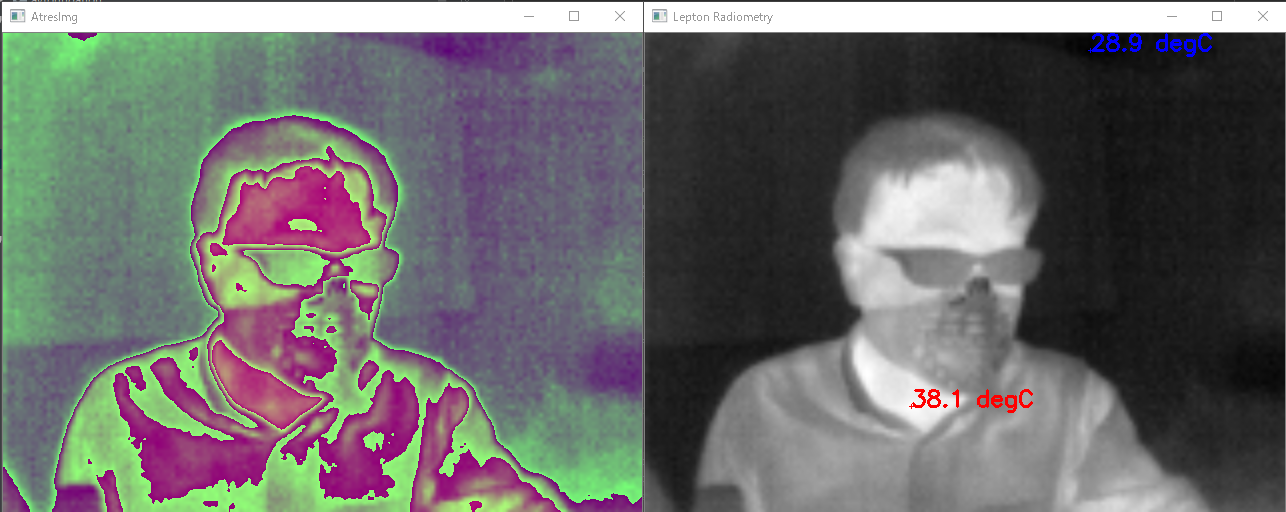
#> input picture comp.png, 1286 x 512 px, given in place of the camera
$ python opencv-capture.py
#> lines starting #> are read from the running program, lines starting #| are printed output that depends on the picture
### Atres.py
"""
AiueoABC Temperature Record System (Atres)
エイターズ
"""
import cv2
import numpy as np


class atres:
    # [7 lines left out: function temp2color, not called in this run]

    def bodytemp2color(self, int16KelvinArray, save=True):
        bStack, gStack = np.uint8(divmod(int16KelvinArray, 256))
        rStack = _raw_to_8bit_body(int16KelvinArray)
        atresimg = cv2.merge((bStack, gStack, rStack))
        if save:
            cv2.imwrite("AtresDataForBody.png", atresimg)
        return atresimg

    # [18 lines left out: functions rawtemp2color, atresimg2temp, _raw_to_8bit, not called in this run]


def _raw_to_8bit_body(data):
    data = (np.clip(data, 29300, 31800) - 29300) / 2500 * 255
    # data = np.uint16(np.clip(data, 29300, 31800) * 2)
    # np.right_shift(data, 8, data)
    return np.uint8(data)

### opencv-capture.py
#!/usr/bin/env python

"""
CV2 video capture example from Pure Thermal 1
"""

try:
    import cv2
except ImportError:
    print( "ERROR python-opencv must be installed")
    exit(1)
import numpy as np
import time
import Atres

atres = Atres.atres()

class OpenCvCapture(object):
    """
    Encapsulate state for capture from Pure Thermal 1 with OpenCV
    """

    def __init__(self):
        # capture from the LAST camera in the system
        # presumably, if the system has a built-in webcam it will be the first
        for i in reversed(range(10)):
            print("Testing for presense of camera #{0}...".format(i))
            cv2_cap = cv2.VideoCapture(i)
            if cv2_cap.isOpened():
                ret, img = cv2_cap.read()
#> img is the input picture: shape (512, 1286, 3); mean B, G, R 106.5, 107.2, 107.3
                if img.shape != (122, 160, 3):  # LEPTON3
                    continue
                cv2_cap.set(cv2.CAP_PROP_FOURCC, cv2.VideoWriter_fourcc(*"Y16 "))
                cv2_cap.set(cv2.CAP_PROP_CONVERT_RGB, 0.0)
                # cv2_cap.set(cv2.CAP_PROP_CONVERT_RGB, False)
                break

        if not cv2_cap.isOpened():
            print("Camera not found!")
            exit(1)

        self.cv2_cap = cv2_cap

    def show_video(self):
        """
        Run loop for cv2 capture from lepton
        """
        cv2.namedWindow("AtresImg", cv2.WINDOW_NORMAL | cv2.WINDOW_KEEPRATIO)
        cv2.namedWindow("Lepton Radiometry", cv2.WINDOW_NORMAL | cv2.WINDOW_KEEPRATIO)
        print("Running, ESC or Ctrl-c to exit...")
        while True:
            ret, img = self.cv2_cap.read()
            # if img.shape == (1, 39040):  # LEPTON3
            #     # 122*160*2
            #     a = np.reshape(img, [122, 320])  # LEPTON3
            #     img = np.array([256 * a[:, 2 * i] + a[:, 2 * i + 1] for i in range(int(len(a[0]) / 2))]).T
            img = img[0:120, :]
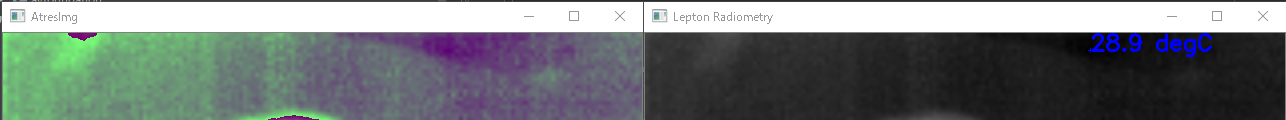
#> img: shape (120, 1286, 3); mean B, G, R 121.9, 122.3, 115.6
            if ret == False:
                print("Error reading image")
                break
            if True:
                data = cv2.resize(img, (640, 480))
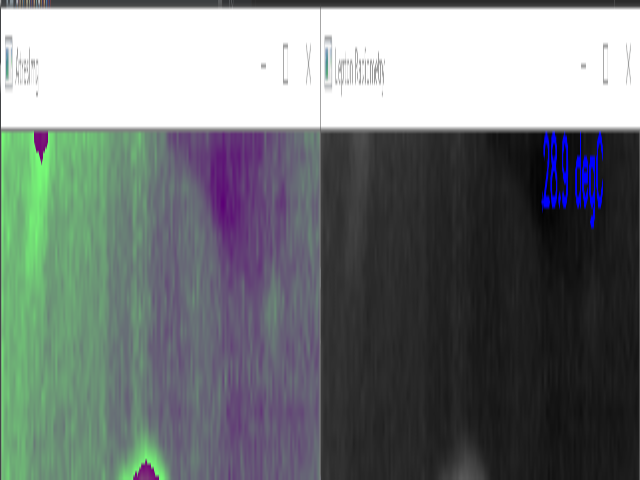
#> data: shape (480, 640, 3); mean B, G, R 121.8, 122.2, 115.5
                atresimg = atres.bodytemp2color(data)
#> in bodytemp2color, `bStack, gStack = np.uint8(divmod(int16KelvinArray, 256))`: bStack: shape (480, 640, 3); every value is 0
#> in _raw_to_8bit_body, `data = (np.clip(data, 29300, 31800) - 29300) / 2500 * 255`: data: shape (480, 640, 3) float64; every value is 0
                cv2.setMouseCallback("AtresImg", mouse_event, atresimg)
#> (the run stopped early here; a loop or call above may not have finished)
